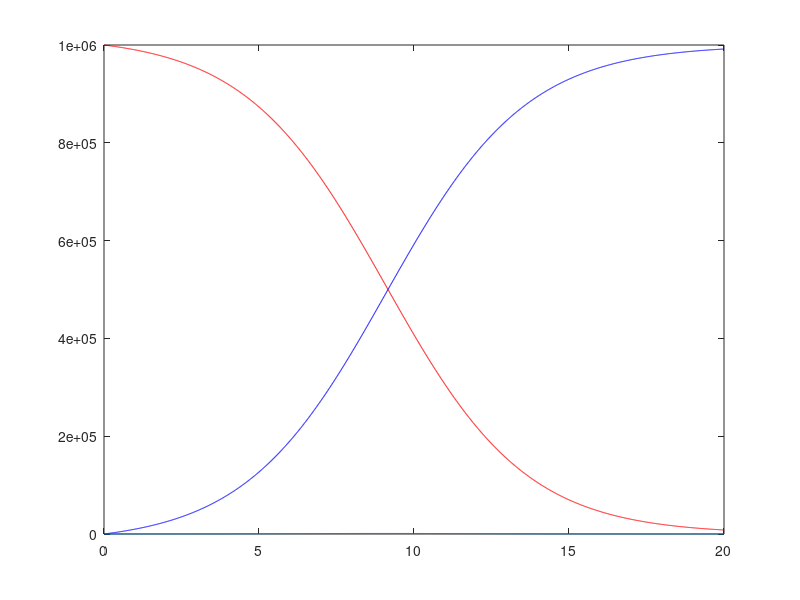

The MATLAB source for this figure:
%I_t = 0
%p = 0
%q = 50000000
%m = 50000000

iter=2000; 
time_step=0.01; 
q=0.432; P=1000000; 
A(1)=0; 
p=0.008; 
t(1)=0;
for i=2:iter
s(i)=(p +q*A(i-1)/P)*(P-A(i-1))*time_step; 
A(i)=s(i)+A(i-1);
t(i)=t(i-1)+time_step;
end
plot(t,P-A,'r') 
hold on
plot(t,A,'b') 
hold on
plot(t,s)
hold on



